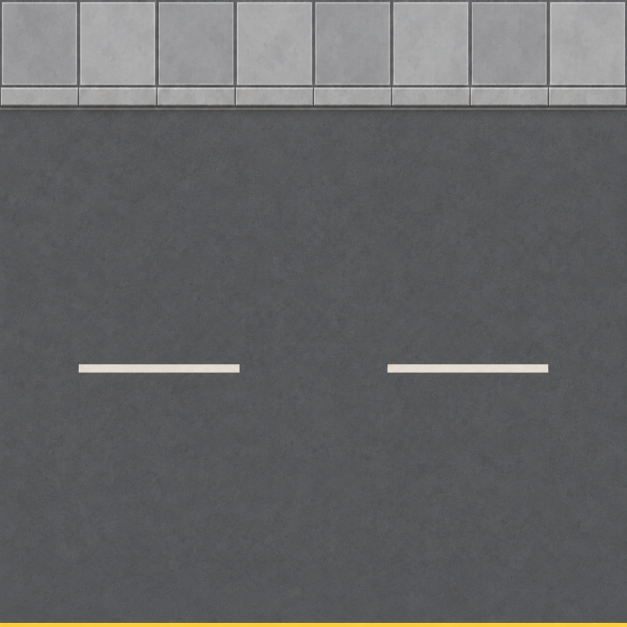
#> input picture tools/junctions/references/main_a_material.png, 1254 x 1254 px (shown at 1/2 size); its folder holds 6 pictures in this run
$ python repair_corners.py
#> lines starting #> are read from the running program, lines starting #| are printed output that depends on the picture
"""Match each quarter-circle to its actual adjacent straight curb profiles.
Retain the paving field, except the one slab at each curved corner.
"""
from pathlib import Path
import numpy as np
from PIL import Image
from scipy.ndimage import map_coordinates
R=Path(__file__).resolve().parent
N=1254
def read(n):return np.asarray(Image.open(R/'references'/n).convert('RGB'),dtype=np.float32)
#> called with n = 'main_a_material.png'
A=read('main_a_material.png');B=read('main_b_material.png');S=read('straight_material.png');P=read('pavement_material.png')
#> call 2 of read, with n = 'main_b_material.png'
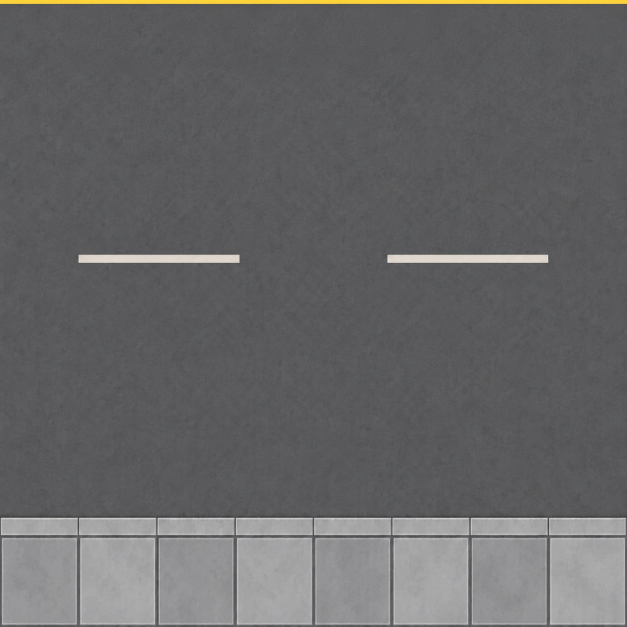
#> input picture tools/junctions/references/main_b_material.png, 1254 x 1254 px (shown at 1/2 size)
#> call 3 of read, with n = 'straight_material.png'
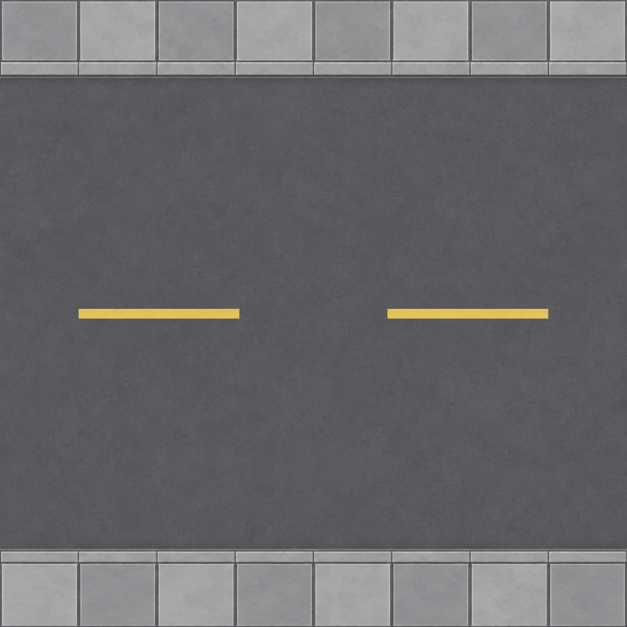
#> input picture tools/junctions/references/straight_material.png, 1254 x 1254 px (shown at 1/2 size)
#> call 4 of read, with n = 'pavement_material.png'
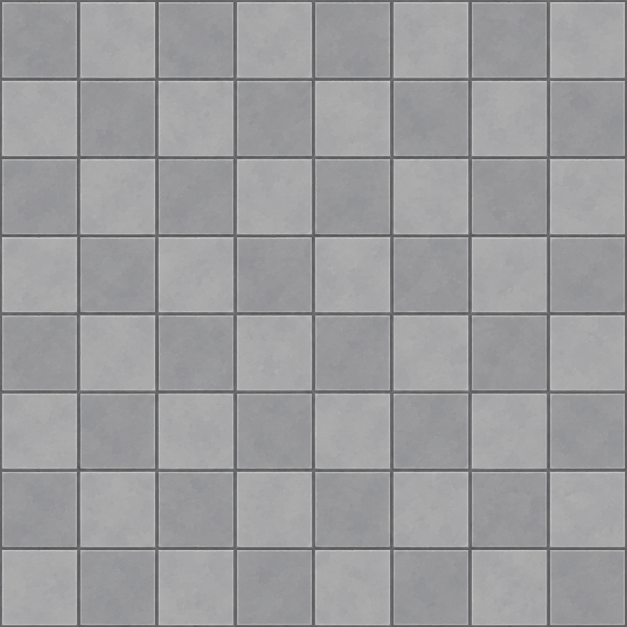
#> input picture tools/junctions/references/pavement_material.png, 1254 x 1254 px (shown at 1/2 size)
#> (the run stopped early here; a loop or call above may not have finished)
